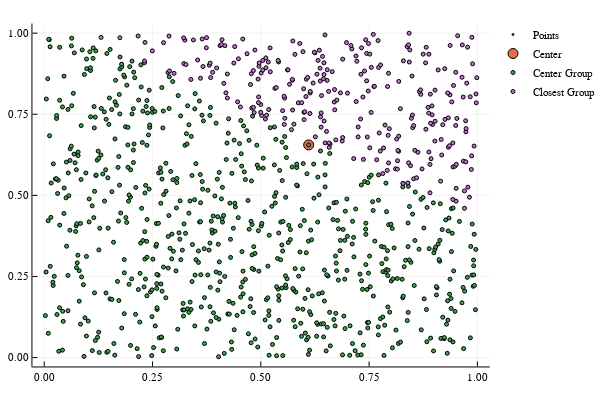

The cell this chart's notebook holds for it:
### Code cell
scatter(X[1,:], X[2,:], label = "Points", markersize = 1)
scatter!([X[1,Center]], [X[2, Center]], label = "Center", markersize = 5)
## scatter!([X[1,Closest[2]]], [X[2, Closest[2]]], label = "Closest Point", markersize = 3)
## scatter!([MidPt[1]], [MidPt[2]], label = "Middle Point", markersize = 3)
scatter!(X[1,C_Center], X[2,C_Center], label = "Center Group", markersize = 2)
scatter!(X[1,C_Closest], X[2,C_Closest], label = "Closest Group", markersize = 2)

### Figure 1 — Plotly figure (JSON) as saved in the notebook; plotly's stock layout.template omitted (floating-point values rounded to 4 significant figures; data arrays with more than 128 entries replaced by an {"elided": "..."} marker saying what was removed)
{"data": [{"colorbar": {"title": ""}, "hoverinfo": "text", "legendgroup": "Points", "marker": {"color": "rgba(0, 154, 250, 1.000)", "line": {"color": "rgba(0, 0, 0, 1.000)", "width": 1}, "size": 2, "symbol": "circle"}, "mode": "markers", "name": "Points", "showlegend": true, "text": {"elided": "1000 null values"}, "type": "scatter", "x": {"elided": "1000 float values"}, "xaxis": "x1", "y": {"elided": "1000 float values"}, "yaxis": "y1", "zmax": 0.1, "zmin": -0.1}, {"colorbar": {"title": ""}, "hoverinfo": "text", "legendgroup": "Center", "marker": {"color": "rgba(227, 111, 71, 1.000)", "line": {"color": "rgba(0, 0, 0, 1.000)", "width": 1}, "size": 10, "symbol": "circle"}, "mode": "markers", "name": "Center", "showlegend": true, "text": [null], "type": "scatter", "x": [0.6105], "xaxis": "x1", "y": [0.6555], "yaxis": "y1", "zmax": 0.1, "zmin": -0.1}, {"colorbar": {"title": ""}, "hoverinfo": "text", "legendgroup": "Center Group", "marker": {"color": "rgba(62, 164, 78, 1.000)", "line": {"color": "rgba(0, 0, 0, 1.000)", "width": 1}, "size": 4, "symbol": "circle"}, "mode": "markers", "name": "Center Group", "showlegend": true, "text": {"elided": "717 null values"}, "type": "scatter", "x": {"elided": "717 float values"}, "xaxis": "x1", "y": {"elided": "717 float values"}, "yaxis": "y1", "zmax": 0.1, "zmin": -0.1}, {"colorbar": {"title": ""}, "hoverinfo": "text", "legendgroup": "Closest Group", "marker": {"color": "rgba(195, 113, 210, 1.000)", "line": {"color": "rgba(0, 0, 0, 1.000)", "width": 1}, "size": 4, "symbol": "circle"}, "mode": "markers", "name": "Closest Group", "showlegend": true, "text": {"elided": "284 null values"}, "type": "scatter", "x": {"elided": "284 float values"}, "xaxis": "x1", "y": {"elided": "284 float values"}, "yaxis": "y1", "zmax": 0.1, "zmin": -0.1}], "layout": {"annotations": [], "height": 400, "legend": {"bgcolor": "rgba(255, 255, 255, 1.000)", "bordercolor": "rgba(0, 0, 0, 1.000)", "font": {"color": "rgba(0, 0, 0, 1.000)", "family": "sans-serif", "size": 11}, "tracegroupgap": 0, "x": 1, "y": 1}, "margin": {"b": 20, "l": 0, "r": 0, "t": 20}, "paper_bgcolor": "rgba(255, 255, 255, 1.000)", "plot_bgcolor": "rgba(255, 255, 255, 1.000)", "showlegend": true, "width": 600, "xaxis": {"anchor": "y1", "domain": [0.06582, 0.9934], "gridcolor": "rgba(0, 0, 0, 0.100)", "gridwidth": 0.5, "linecolor": "rgba(0, 0, 0, 1.000)", "mirror": false, "range": [-0.02715, 1.029], "showgrid": true, "showline": true, "showticklabels": true, "tickangle": 0, "tickcolor": "rgb(0, 0, 0)", "tickfont": {"color": "rgba(0, 0, 0, 1.000)", "family": "sans-serif", "size": 11}, "tickmode": "array", "ticks": "inside", "ticktext": ["0.00", "0.25", "0.50", "0.75", "1.00"], "tickvals": [0, 0.25, 0.5, 0.75, 1], "title": "", "titlefont": {"color": "rgba(0, 0, 0, 1.000)", "family": "sans-serif", "size": 15}, "type": "-", "visible": true, "zeroline": false, "zerolinecolor": "rgba(0, 0, 0, 1.000)"}, "yaxis": {"anchor": "x1", "domain": [0.03762, 0.9902], "gridcolor": "rgba(0, 0, 0, 0.100)", "gridwidth": 0.5, "linecolor": "rgba(0, 0, 0, 1.000)", "mirror": false, "range": [-0.02745, 1.03], "showgrid": true, "showline": true, "showticklabels": true, "tickangle": 0, "tickcolor": "rgb(0, 0, 0)", "tickfont": {"color": "rgba(0, 0, 0, 1.000)", "family": "sans-serif", "size": 11}, "tickmode": "array", "ticks": "inside", "ticktext": ["0.00", "0.25", "0.50", "0.75", "1.00"], "tickvals": [0, 0.25, 0.5, 0.75, 1], "title": "", "titlefont": {"color": "rgba(0, 0, 0, 1.000)", "family": "sans-serif", "size": 15}, "type": "-", "visible": true, "zeroline": false, "zerolinecolor": "rgba(0, 0, 0, 1.000)"}}}
